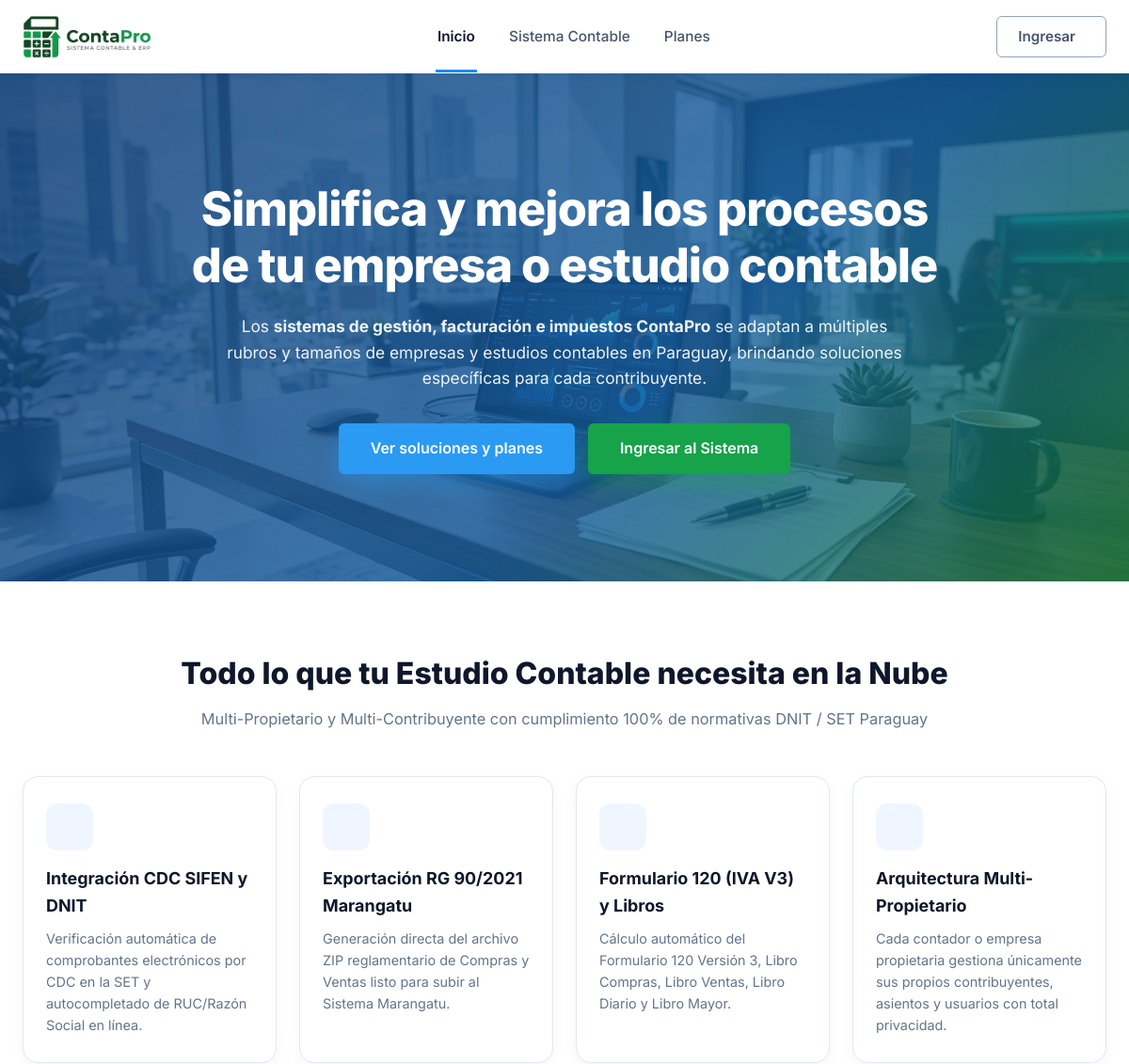
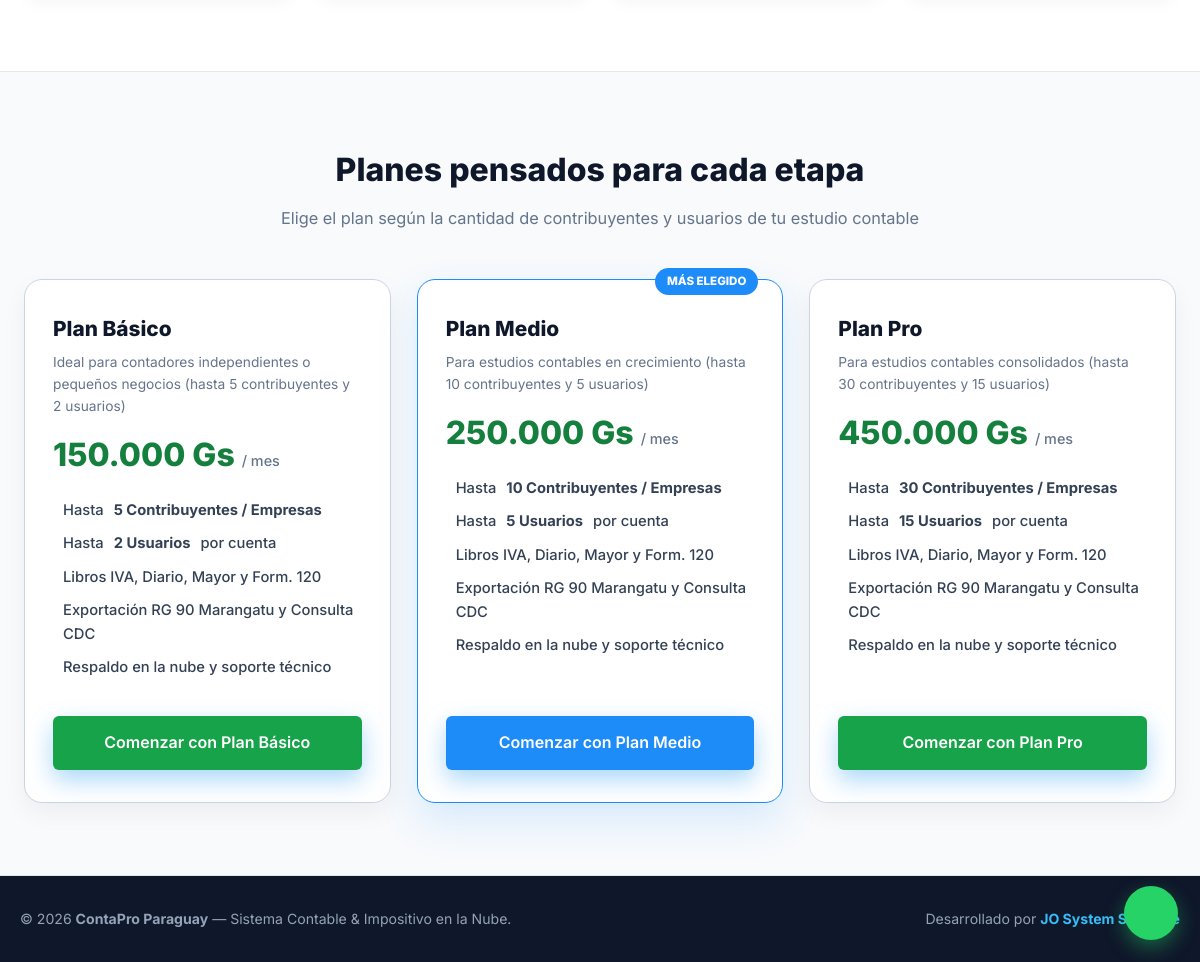
The page / on the database its author committed (2 pictures, top to bottom).
### tables this page shows
CREATE TABLE `planes` (
  `id_plan` int NOT NULL AUTO_INCREMENT,
  `codigo_plan` varchar(30) NOT NULL,
  `nombre_plan` varchar(100) NOT NULL,
  `max_contribuyentes` int NOT NULL DEFAULT '5',
  `max_usuarios` int NOT NULL DEFAULT '2',
  `precio_mensual` decimal(15,2) DEFAULT '0.00',
  `descripcion` varchar(255) DEFAULT NULL,
  `estado` varchar(1) DEFAULT 'A',
  `orden` int DEFAULT '1',
  PRIMARY KEY (`id_plan`)
);

### app/Controllers/AuthController.php (called while the page is built, shortened)
<?php
class AuthController {
    public static function landing(): void {
        $planes = Database::queryForList("SELECT * FROM planes WHERE estado = 'A' ORDER BY orden, id_plan");
        View::render('landing', ['planes' => $planes]);
    }
}

### core/Database.php (called while the page is built, shortened)
<?php
class Database {
    private static ?PDO $pdo = null;
    public static function getConnection(): PDO {
        if (self::$pdo === null) {
            $cfg = require __DIR__ . '/../config/database.php';
            $dsn = sprintf(
                'mysql:host=%s;port=%s;dbname=%s;charset=%s',
                $cfg['host'],
                $cfg['port'],
                $cfg['dbname'],
                $cfg['charset']
            );
            self::$pdo = new PDO($dsn, $cfg['username'], $cfg['password'], [
                PDO::ATTR_ERRMODE            => PDO::ERRMODE_EXCEPTION,
                PDO::ATTR_DEFAULT_FETCH_MODE => PDO::FETCH_ASSOC,
                PDO::ATTR_EMULATE_PREPARES   => false,
            ]);
        }
        return self::$pdo;
    }
    public static function queryForList(string $sql, array $params = []): array {
        $stmt = self::getConnection()->prepare($sql);
        $stmt->execute(array_values($params));
        $rows = $stmt->fetchAll(PDO::FETCH_ASSOC);
        return $rows ?: [];
    }
}

### views/landing.php (the view, shortened to what this page needs)
<!DOCTYPE html>
<html lang="es">
<head>
</head>
<body>
    <header class="site-header">
        <div class="nav-container">
            <a href="/" class="brand-link">
                <img src="/images/logo_contapro.png" alt="ContaPro">
            </a>
            <ul class="nav-menu">
                <li><a href="#inicio" class="active">Inicio</a></li>
                <li><a href="#soluciones">Sistema Contable</a></li>
                <li><a href="#planes">Planes</a></li>
            </ul>
            <div class="ingresar-wrapper">
                <a href="/login" class="btn-ingresar">
                    <span>Ingresar</span>
                </a>
            </div>
        </div>
    </header>
    <section id="inicio" class="hero-section">
        <div class="hero-content">
            <h1>Simplifica y mejora los procesos de tu empresa o estudio contable</h1>
            <p>
                Los <strong>sistemas de gestión, facturación e impuestos ContaPro</strong> se adaptan a múltiples rubros y tamaños de empresas y estudios contables en Paraguay, brindando soluciones específicas para cada contribuyente.
            </p>
            <div style="display: flex; gap: 14px; justify-content: center; flex-wrap: wrap;">
                <a href="#planes" class="btn-hero">Ver soluciones y planes</a>
                <a href="/login" class="btn-hero" style="background: #16a34a; box-shadow: 0 10px 25px rgba(22, 163, 74, 0.4);">
                    <i class="ph ph-sign-in"></i> Ingresar al Sistema
                </a>
            </div>
        </div>
    </section>
    <section id="soluciones" class="section">
        <div class="section-title">
            <h2>Todo lo que tu Estudio Contable necesita en la Nube</h2>
            <p>Multi-Propietario y Multi-Contribuyente con cumplimiento 100% de normativas DNIT / SET Paraguay</p>
        </div>
        <div class="features-grid">
            <div class="feature-card">
                <div class="feature-icon"><i class="ph ph-qr-code"></i></div>
                <h3>Integración CDC SIFEN y DNIT</h3>
                <p>Verificación automática de comprobantes electrónicos por CDC en la SET y autocompletado de RUC/Razón Social en línea.</p>
            </div>
            <div class="feature-card">
                <div class="feature-icon"><i class="ph ph-file-zip"></i></div>
                <h3>Exportación RG 90/2021 Marangatu</h3>
                <p>Generación directa del archivo ZIP reglamentario de Compras y Ventas listo para subir al Sistema Marangatu.</p>
            </div>
            <div class="feature-card">
                <div class="feature-icon"><i class="ph ph-Notebook"></i></div>
                <h3>Formulario 120 (IVA V3) y Libros</h3>
                <p>Cálculo automático del Formulario 120 Versión 3, Libro Compras, Libro Ventas, Libro Diario y Libro Mayor.</p>
            </div>
            <div class="feature-card">
                <div class="feature-icon"><i class="ph ph-users-three"></i></div>
                <h3>Arquitectura Multi-Propietario</h3>
                <p>Cada contador o empresa propietaria gestiona únicamente sus propios contribuyentes, asientos y usuarios con total privacidad.</p>
            </div>
        </div>
    </section>
    <div id="planes" class="planes-bg">
        <section class="section">
            <div class="section-title">
                <h2>Planes pensados para cada etapa</h2>
                <p>Elige el plan según la cantidad de contribuyentes y usuarios de tu estudio contable</p>
            </div>
            <div class="planes-grid">
                <?php foreach (($planes ?? []) as $idx => $pl):
                    if (($pl['codigo_plan'] ?? '') === 'ILIMITADO') continue;
                    $isPopular = ($pl['codigo_plan'] ?? '') === 'MEDIO';
                    $precioFmt = number_format((float)($pl['precio_mensual'] ?? 0), 0, ',', '.');
                    $msgPlan = "¡Hola! Estoy interesado en el " . ($pl['nombre_plan'] ?? 'Plan') . " de ContaPro ({$precioFmt} Gs/mes - hasta " . (int)$pl['max_contribuyentes'] . " contribuyentes y " . (int)$pl['max_usuarios'] . " usuarios). ¿Me podrían brindar más información para habilitar mi cuenta?";
                    $waPlanUrl = "https://wa.me/595982965515?text=" . rawurlencode($msgPlan);
                ?>
                <div class="plan-card <?= $isPopular ? 'popular' : '' ?>">
                    <?php if ($isPopular): ?>
                        <div class="badge-popular">Más elegido</div>
                    <?php endif; ?>
                    <div class="plan-name"><?= htmlspecialchars($pl['nombre_plan']) ?></div>
                    <div style="font-size: 0.86rem; color: #64748b;"><?= htmlspecialchars($pl['descripcion'] ?? '') ?></div>
                    <div class="plan-price">
                        <?= $precioFmt ?> Gs <span>/ mes</span>
                    </div>
                    <ul class="plan-list">
                        <li><i class="ph ph-check-circle"></i> Hasta <strong><?= (int)$pl['max_contribuyentes'] ?> Contribuyentes / Empresas</strong></li>
                        <li><i class="ph ph-check-circle"></i> Hasta <strong><?= (int)$pl['max_usuarios'] ?> Usuarios</strong> por cuenta</li>
                        <li><i class="ph ph-check-circle"></i> Libros IVA, Diario, Mayor y Form. 120</li>
                        <li><i class="ph ph-check-circle"></i> Exportación RG 90 Marangatu y Consulta CDC</li>
                        <li><i class="ph ph-check-circle"></i> Respaldo en la nube y soporte técnico</li>
                    </ul>
                    <a href="<?= htmlspecialchars($waPlanUrl) ?>" target="_blank" rel="noopener" class="btn-hero" style="text-align: center; background: <?= $isPopular ? '#1d8cf8' : '#16a34a' ?>;">
                        Comenzar con <?= htmlspecialchars($pl['nombre_plan']) ?>
                    </a>
                </div>
                <?php endforeach; ?>
            </div>
        </section>
    </div>
    <footer style="background: #0f172a; color: #94a3b8; text-align: center; padding: 32px 20px; font-size: 0.88rem;">
        <div style="max-width: 1200px; margin: 0 auto; display: flex; justify-content: space-between; align-items: center; flex-wrap: wrap; gap: 12px;">
            <div>&copy; <?= date('Y') ?> <strong>ContaPro Paraguay</strong> — Sistema Contable &amp; Impositivo en la Nube.</div>
            <div>Desarrollado por <a href="https://www.josystem.click/" target="_blank" rel="noopener" style="color: #38bdf8; text-decoration: none; font-weight: 700;">JO System Software</a></div>
        </div>
    </footer>
    <?php
        $waDefaultMsg = "¡Hola! Estoy visitando la web de ContaPro y me gustaría recibir más información sobre el Sistema Contable en la Nube y sus planes.";
        $waDefaultUrl = "https://wa.me/595982965515?text=" . rawurlencode($waDefaultMsg);
    ?>
    <a href="<?= htmlspecialchars($waDefaultUrl) ?>" target="_blank" rel="noopener" class="float-wa" title="Contactar por WhatsApp"><i class="ph ph-whatsapp-logo"></i></a>
</body>
</html>

### rows shown on the page
planes: nombre_plan "Plan Básico", descripcion "Ideal para contadores independientes o pequeños negocios (hasta 5 contribuyentes y 2 usuarios)", precio_mensual "150.000", max_contribuyentes "5", max_usuarios "2"
planes: codigo_plan "MÁS ELEGIDO", nombre_plan "Plan Medio", descripcion "Para estudios contables en crecimiento (hasta 10 contribuyentes y 5 usuarios)", precio_mensual "250.000", max_contribuyentes "10", max_usuarios "5"
planes: nombre_plan "Plan Pro", descripcion "Para estudios contables consolidados (hasta 30 contribuyentes y 15 usuarios)", precio_mensual "450.000", max_contribuyentes "30", max_usuarios "15"
